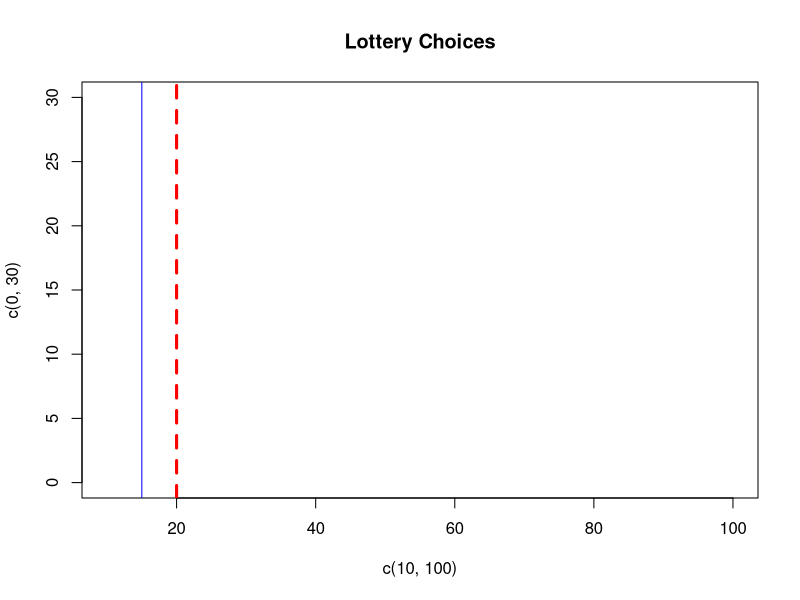

The R source for this figure:

install.packages("ggplot2")
library(ggplot2)

#Set a plot Region to define lottery rectangle
plot(c(10, 100), c(0, 30), type = "n",
     main = "Lottery Choices")
i <- 4*(0:10)
abline(v=c(15,20), col=c("blue", "red"), lty=c(1,2), lwd=c(1, 3))
       
